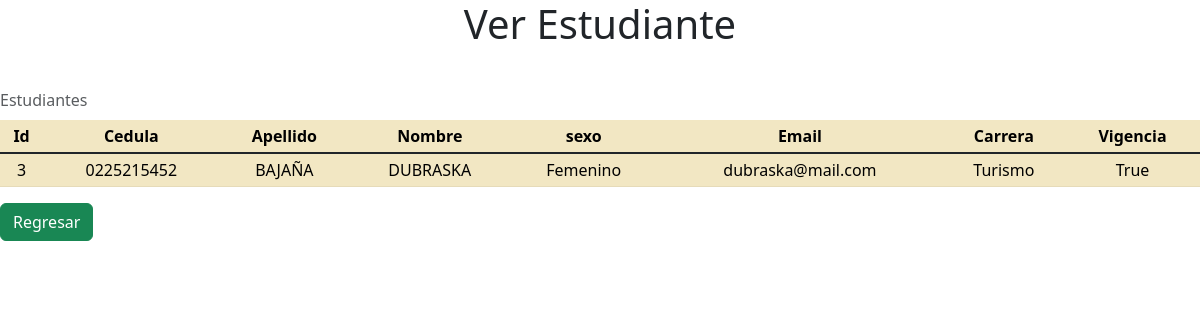
The app's page /ver_estudiante/3 with its own data.
### estudiantes/models.py (models this page shows, shortened)
class Estudiante(models.Model):
    sexos = [
        ('F', 'Femenino'),
        ('M', 'Masculino')
    ]
    cedula = models.CharField(max_length=10)
    apellido = models.CharField(max_length=50)
    nombre = models.CharField(max_length=50)
    sexo = models.CharField(max_length=1, choices=sexos, null=True)
    email= models.CharField(max_length=50)
    carrera = models.ForeignKey(Carrera, on_delete=models.CASCADE)
    vigencia = models.BooleanField(default=True)

class Carrera(models.Model):
    codigo = models.CharField(max_length=3)
    nombre_carrera = models.CharField(max_length=50)
    duracion = models.PositiveSmallIntegerField(default=5)
    def __str__(self):
        return self.nombre_carrera

### estudiantes/views.py (the view)
# urls.py: path('ver_estudiante/<int:idEstudiante>', ver_estudiante),
def ver_estudiante(request, idEstudiante):
    pagina = loader.get_template('ver_estudiante.html')
    estudiante = get_object_or_404(Estudiante, pk=idEstudiante)
    mensaje = {'estudiante': estudiante}
    return HttpResponse(pagina.render(mensaje, request))

### estudiantes/templates/ver_estudiante.html (shortened to what this page needs)
<!DOCTYPE html>
<html lang="en">
<head>
    <link href="https://cdn.jsdelivr.net/npm/bootstrap@5.3.0/dist/css/bootstrap.min.css" rel="stylesheet">
</head>
<body>
<div class="panel panel-primary" align="center">
    <h1>Ver Estudiante</h1>
</div> <br>
<table class="table table-striped table-hover table table-sm table align-middle text-center table caption-top" >
    <caption>Estudiantes</caption>
    <tr>
        <th class="table-warning">Id</th>
        <th class="table-warning">Cedula</th>
        <th class="table-warning">Apellido</th>
        <th class="table-warning">Nombre</th>
        <th class="table-warning">sexo</th>
        <th class="table-warning">Email</th>
        <th class="table-warning">Carrera</th>
        <th class="table-warning">Vigencia</th>
    </tr>
    <tbody class="table-group-divider">
       <tr>
            <td class="table-warning">{{estudiante.id}}</td>
            <td class="table-warning">{{estudiante.cedula}}</td>
            <td class="table-warning">{{estudiante.apellido | upper}}</td>
            <td class="table-warning">{{estudiante.nombre | upper}}</td>
            <td class="table-warning">{% if estudiante.sexo == 'F' %} Femenino {% endif %} {% if estudiante.sexo == 'M' %}Masculino {% endif %}</td>
            <td class="table-warning">{{estudiante.email}} </td>
            <td class="table-warning">{{estudiante.carrera}} </td>
            <td class="table-warning">{{estudiante.vigencia}}</td>
       </tr>
    </tbody >
</table>
<div>
  <a class="btn btn-success" href="{%url 'inicio'%}">Regresar</a>
</div>
</body>
</html>

### records on screen
Estudiante: id "3", cedula "0225215452", apellido "BAJAÑA", nombre "DUBRASKA", email "dubraska@mail.com", carrera "Turismo", vigencia "True"
